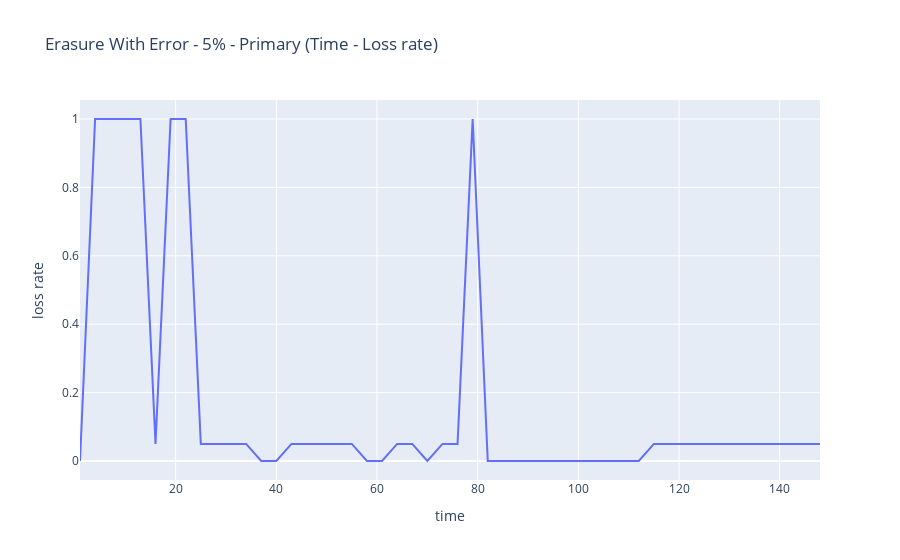
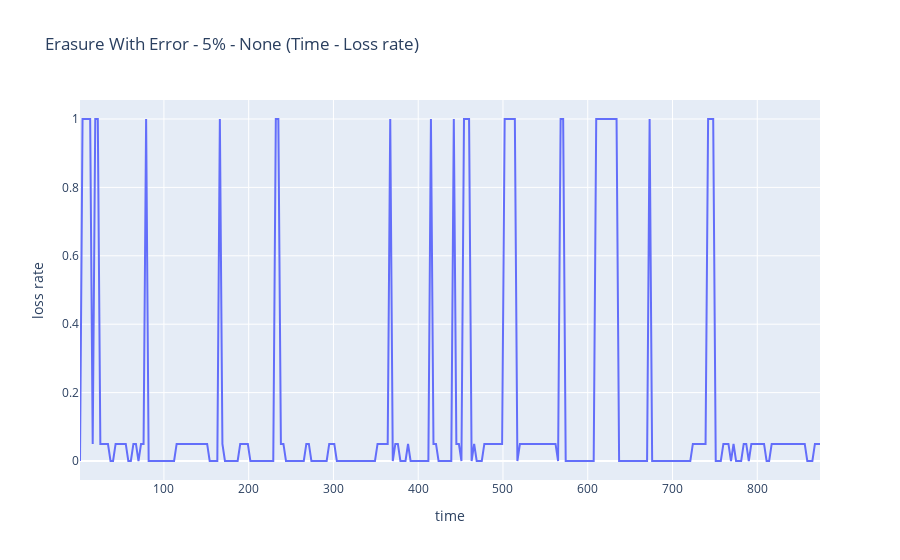
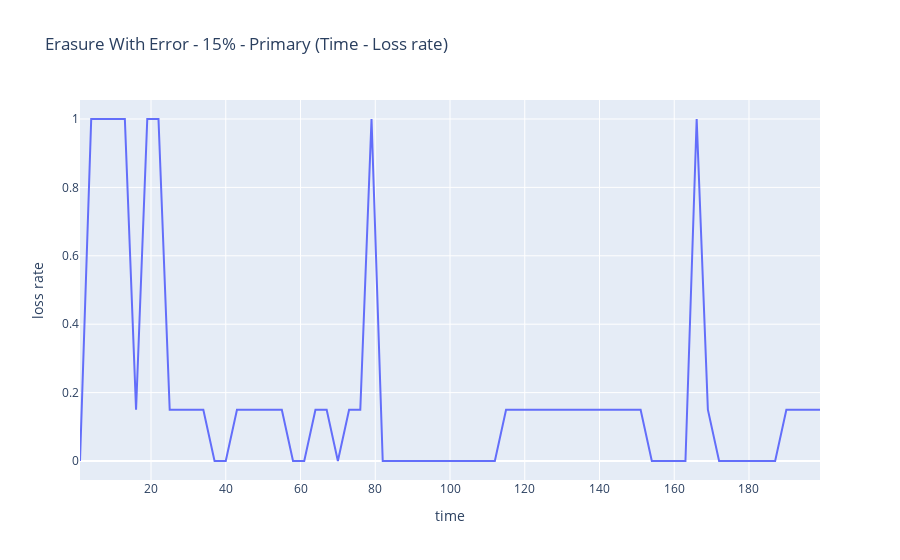
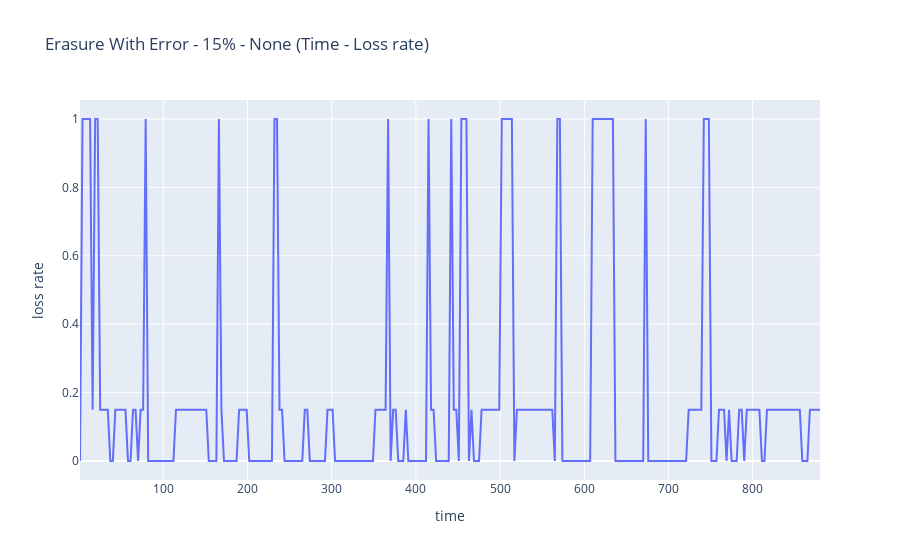

These figures' notebook cell, in order:
### Code cell
for index,sim in enumerate(sims):
    df=sim[0]
    name=df.name+' (Time - Loss rate)'
    fig = px.line(df.query("type=='send'"), x="time", y="loss rate", title=name)
    fig.show()
    fig.write_image(figues_path+name+".pdf")

### Figure 1 — Plotly figure (JSON) as saved in the notebook; plotly's stock layout.template omitted (floating-point values rounded to 4 significant figures)
{"data": [{"hovertemplate": "time=%{x}<br>loss rate=%{y}<extra></extra>", "legendgroup": "", "line": {"color": "#636efa", "dash": "solid"}, "marker": {"symbol": "circle"}, "mode": "lines", "name": "", "orientation": "v", "showlegend": false, "type": "scatter", "x": [1, 4, 7, 10, 13, 16, 19, 22, 25, 28, 31, 34, 37, 40, 43, 46, 49, 52, 55, 58, 61, 64, 67, 70, 73, 76, 79, 82, 85, 88, 91, 94, 97, 100, 103, 106, 109, 112, 115, 118, 121, 124, 127, 130, 133, 136, 139, 142, 145, 148], "xaxis": "x", "y": [0, 1, 1, 1, 1, 0.05, 1, 1, 0.05, 0.05, 0.05, 0.05, 0, 0, 0.05, 0.05, 0.05, 0.05, 0.05, 0, 0, 0.05, 0.05, 0, 0.05, 0.05, 1, 0, 0, 0, 0, 0, 0, 0, 0, 0, 0, 0, 0.05, 0.05, 0.05, 0.05, 0.05, 0.05, 0.05, 0.05, 0.05, 0.05, 0.05, 0.05], "yaxis": "y"}], "layout": {"autosize": true, "legend": {"tracegroupgap": 0}, "title": {"text": "Erasure With Error - 5% - Primary (Time - Loss rate)"}, "xaxis": {"anchor": "y", "autorange": true, "domain": [0, 1], "range": [1, 148], "title": {"text": "time"}, "type": "linear"}, "yaxis": {"anchor": "x", "autorange": true, "domain": [0, 1], "range": [-0.05556, 1.056], "title": {"text": "loss rate"}, "type": "linear"}}}

### Figure 2 — Plotly figure (JSON) as saved in the notebook; plotly's stock layout.template omitted (floating-point values rounded to 4 significant figures; data arrays with more than 128 entries replaced by an {"elided": "..."} marker saying what was removed)
{"data": [{"hovertemplate": "time=%{x}<br>loss rate=%{y}<extra></extra>", "legendgroup": "", "line": {"color": "#636efa", "dash": "solid"}, "marker": {"symbol": "circle"}, "mode": "lines", "name": "", "orientation": "v", "showlegend": false, "type": "scatter", "x": {"elided": "292 int values"}, "xaxis": "x", "y": {"elided": "292 float values"}, "yaxis": "y"}], "layout": {"autosize": true, "legend": {"tracegroupgap": 0}, "title": {"text": "Erasure With Error - 5% - None (Time - Loss rate)"}, "xaxis": {"anchor": "y", "autorange": true, "domain": [0, 1], "range": [1, 874], "title": {"text": "time"}, "type": "linear"}, "yaxis": {"anchor": "x", "autorange": true, "domain": [0, 1], "range": [-0.05556, 1.056], "title": {"text": "loss rate"}, "type": "linear"}}}

### Figure 3 — Plotly figure (JSON) as saved in the notebook; plotly's stock layout.template omitted (floating-point values rounded to 4 significant figures)
{"data": [{"hovertemplate": "time=%{x}<br>loss rate=%{y}<extra></extra>", "legendgroup": "", "line": {"color": "#636efa", "dash": "solid"}, "marker": {"symbol": "circle"}, "mode": "lines", "name": "", "orientation": "v", "showlegend": false, "type": "scatter", "x": [1, 4, 7, 10, 13, 16, 19, 22, 25, 28, 31, 34, 37, 40, 43, 46, 49, 52, 55, 58, 61, 64, 67, 70, 73, 76, 79, 82, 85, 88, 91, 94, 97, 100, 103, 106, 109, 112, 115, 118, 121, 124, 127, 130, 133, 136, 139, 142, 145, 148, 151, 154, 157, 160, 163, 166, 169, 172, 175, 178, 181, 184, 187, 190, 193, 196, 199], "xaxis": "x", "y": [0, 1, 1, 1, 1, 0.15, 1, 1, 0.15, 0.15, 0.15, 0.15, 0, 0, 0.15, 0.15, 0.15, 0.15, 0.15, 0, 0, 0.15, 0.15, 0, 0.15, 0.15, 1, 0, 0, 0, 0, 0, 0, 0, 0, 0, 0, 0, 0.15, 0.15, 0.15, 0.15, 0.15, 0.15, 0.15, 0.15, 0.15, 0.15, 0.15, 0.15, 0.15, 0, 0, 0, 0, 1, 0.15, 0, 0, 0, 0, 0, 0, 0.15, 0.15, 0.15, 0.15], "yaxis": "y"}], "layout": {"autosize": true, "legend": {"tracegroupgap": 0}, "title": {"text": "Erasure With Error - 15% - Primary (Time - Loss rate)"}, "xaxis": {"anchor": "y", "autorange": true, "domain": [0, 1], "range": [1, 199], "title": {"text": "time"}, "type": "linear"}, "yaxis": {"anchor": "x", "autorange": true, "domain": [0, 1], "range": [-0.05556, 1.056], "title": {"text": "loss rate"}, "type": "linear"}}}

### Figure 4 — Plotly figure (JSON) as saved in the notebook; plotly's stock layout.template omitted (floating-point values rounded to 4 significant figures; data arrays with more than 128 entries replaced by an {"elided": "..."} marker saying what was removed)
{"data": [{"hovertemplate": "time=%{x}<br>loss rate=%{y}<extra></extra>", "legendgroup": "", "line": {"color": "#636efa", "dash": "solid"}, "marker": {"symbol": "circle"}, "mode": "lines", "name": "", "orientation": "v", "showlegend": false, "type": "scatter", "x": {"elided": "294 int values"}, "xaxis": "x", "y": {"elided": "294 float values"}, "yaxis": "y"}], "layout": {"autosize": true, "legend": {"tracegroupgap": 0}, "title": {"text": "Erasure With Error - 15% - None (Time - Loss rate)"}, "xaxis": {"anchor": "y", "autorange": true, "domain": [0, 1], "range": [1, 880], "title": {"text": "time"}, "type": "linear"}, "yaxis": {"anchor": "x", "autorange": true, "domain": [0, 1], "range": [-0.05556, 1.056], "title": {"text": "loss rate"}, "type": "linear"}}}
